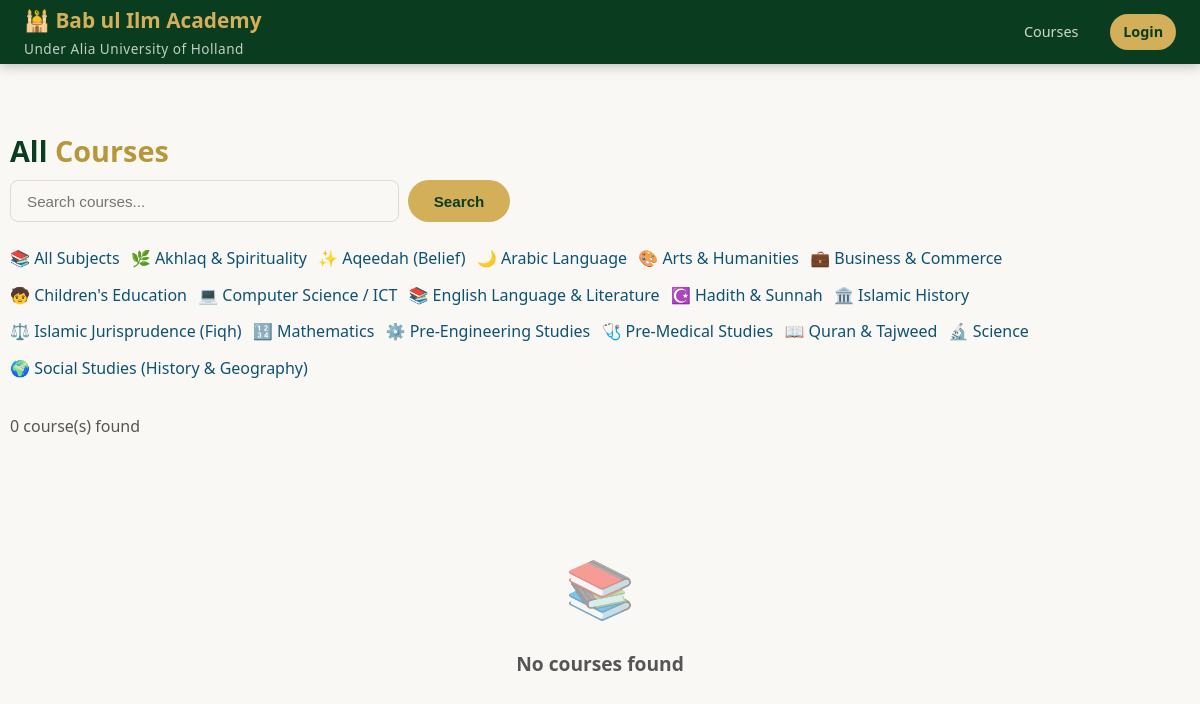
/courses.php, run on the app's committed database.
### tables this page shows
CREATE TABLE IF NOT EXISTS subjects (
    id   INT UNSIGNED AUTO_INCREMENT PRIMARY KEY,
    name VARCHAR(100) NOT NULL,
    icon VARCHAR(10)
);

### db.php (called while the page is built, shortened)
<?php
function e(string $s): string {
    return htmlspecialchars($s, ENT_QUOTES, 'UTF-8');
}
function auth(): ?array {
    return $_SESSION['user'] ?? null;
}

### courses.php (the view, shortened to what this page needs)
<?php
require_once __DIR__ . '/db.php';
$user = auth();
$subjectId = (int) ($_GET['subject'] ?? 0);
$q = trim($_GET['q'] ?? '');
$subjects = $pdo->query('SELECT * FROM subjects ORDER BY name')->fetchAll();
$sql = "SELECT c.*, u.name AS teacher_name, s.name AS subject_name, s.icon AS subject_icon,
               (SELECT COUNT(*) FROM enrollments e WHERE e.course_id = c.id) AS student_count
        FROM courses c
        JOIN users u ON u.id = c.teacher_id
        LEFT JOIN subjects s ON s.id = c.subject_id
        WHERE c.is_published = 1";
$params = [];
$sql .= ' ORDER BY c.created_at DESC';
$stmt = $pdo->prepare($sql);
$stmt->execute($params);
$courses = $stmt->fetchAll();
?>
<!DOCTYPE html>
<html lang="en">
<head>
<link rel="stylesheet" href="style.css">
</head>
<body>
<nav class="navbar">
    <div class="nav-brand">🕌 <?= e(SITE_NAME) ?><small><?= e(SITE_AFFILIATION) ?></small></div>
    <div class="nav-links">
        <a href="courses.php">Courses</a>
        <?php if ($user): ?><a href="dashboard.php">Dashboard</a><a href="logout.php" class="nav-btn">Logout</a>
        <?php else: ?><a href="login.php" class="nav-btn">Login</a><?php endif; ?>
    </div>
</nav>
<div class="container section">
    <h2 class="section-title">All <span>Courses</span></h2>
    <form method="get" style="display:flex;gap:.6rem;margin-bottom:1.5rem;max-width:500px">
        <input type="text" name="q" class="form-control" placeholder="Search courses..." value="<?= e($q) ?>">
        <button type="submit" class="btn btn-primary">Search</button>
    </form>
    <div class="category-grid" style="display:flex;flex-wrap:wrap;gap:.7rem;margin-bottom:2rem">
        <a href="courses.php" class="cat-chip <?= $subjectId === 0 ? 'active' : '' ?>">📚 All Subjects</a>
        <?php foreach ($subjects as $s): ?>
            <a href="?subject=<?= (int) $s['id'] ?>" class="cat-chip <?= $subjectId === (int) $s['id'] ? 'active' : '' ?>"><?= e($s['icon']) ?> <?= e($s['name']) ?></a>
        <?php endforeach; ?>
    </div>
    <p class="section-sub"><?= count($courses) ?> course(s) found</p>
    <?php if (!$courses): ?>
        <div class="empty-state"><div class="icon">📚</div><h3>No courses found</h3></div>
    <?php endif; ?>
</div>
</body>
</html>

### style.css (style rules this page uses)
:root { --teal-deep: #083344; --teal-mid: #0e5272; --teal-light: #1a7a9e; --green-deep: #0a3d1f; --gold: #d4af5a; --gold-dark: #b8973b; --gold-light: #f0d78a; --cream: #faf8f4; --white: #ffffff; --text: #1a1a1a; --text-mid: #555; --text-light: #888; --border: #e0dbd2; --shadow: 0 2px 16px rgba(0,0,0,.09); --shadow-lg: 0 8px 32px rgba(0,0,0,.14); --radius: 12px; --radius-sm: 8px; --transition: .2s ease; }
*, *::before, *::after { box-sizing: border-box; margin: 0; padding: 0; }
body { font-family: 'Segoe UI', system-ui, sans-serif; background: var(--cream); color: var(--text); line-height: 1.6; }
a { color: var(--teal-mid); text-decoration: none; }
.navbar { background: var(--green-deep); padding: 0 1.5rem; display: flex; align-items: center; justify-content: space-between; height: 64px; position: sticky; top: 0; z-index: 100; box-shadow: 0 2px 12px rgba(0,0,0,.25); }
.nav-brand { font-size: 1.3rem; font-weight: 700; color: var(--gold); }
.nav-brand small { display: block; font-size: .85rem; color: rgba(255,255,255,.75); font-weight: 500; letter-spacing: .5px; }
.nav-links { display: flex; align-items: center; gap: 1.2rem; }
.nav-links a { color: rgba(255,255,255,.8); font-size: .9rem; font-weight: 500; padding: .4rem .8rem; border-radius: 6px; transition: var(--transition); }
.nav-btn { background: var(--gold) !important; color: var(--green-deep) !important; font-weight: 700 !important; border-radius: 20px !important; }
.btn { display: inline-flex; align-items: center; gap: .4rem; padding: .7rem 1.6rem; border-radius: 25px; font-size: .95rem; font-weight: 600; cursor: pointer; border: none; transition: var(--transition); text-decoration: none; }
.btn-primary { background: var(--gold); color: var(--green-deep); }
.container { max-width: 1180px; margin: 0 auto; padding: 0 1.5rem; }
.section { padding: 4rem 0; }
.section-title { font-size: 1.8rem; font-weight: 700; color: var(--green-deep); margin-bottom: .4rem; }
.section-title span { color: var(--gold-dark); }
.section-sub { color: var(--text-mid); margin-bottom: 2.5rem; }
.form-control { width: 100%; padding: .7rem 1rem; border: 1.5px solid var(--border); border-radius: var(--radius-sm); font-size: .95rem; color: var(--text); background: var(--cream); outline: none; transition: var(--transition); }
.empty-state { text-align: center; padding: 4rem 1rem; color: var(--text-light); }
.empty-state .icon { font-size: 3.5rem; margin-bottom: 1rem; opacity: .5; }
.empty-state h3 { font-size: 1.2rem; color: var(--text-mid); margin-bottom: .5rem; }

### data on the page
subjects: icon "🌿", name "Akhlaq & Spirituality"
subjects: icon "✨", name "Aqeedah (Belief)"
subjects: icon "🌙", name "Arabic Language"
subjects: icon "🎨", name "Arts & Humanities"
subjects: icon "💼", name "Business & Commerce"
subjects: icon "🧒", name "Children's Education"
subjects: icon "💻", name "Computer Science / ICT"
subjects: icon "📚", name "English Language & Literature"
subjects: icon "☪️", name "Hadith & Sunnah"
subjects: icon "🏛️", name "Islamic History"
subjects: icon "⚖️", name "Islamic Jurisprudence (Fiqh)"
subjects: icon "🔢", name "Mathematics"
subjects: icon "⚙️", name "Pre-Engineering Studies"
subjects: icon "🩺", name "Pre-Medical Studies"
subjects: icon "📖", name "Quran & Tajweed"
subjects: icon "🔬", name "Science"
subjects: icon "🌍", name "Social Studies (History & Geography)"

### other printed values
SITE_NAME "Bab ul Ilm Academy"
SITE_AFFILIATION "Under Alia University of Holland"
count($courses) "0"
